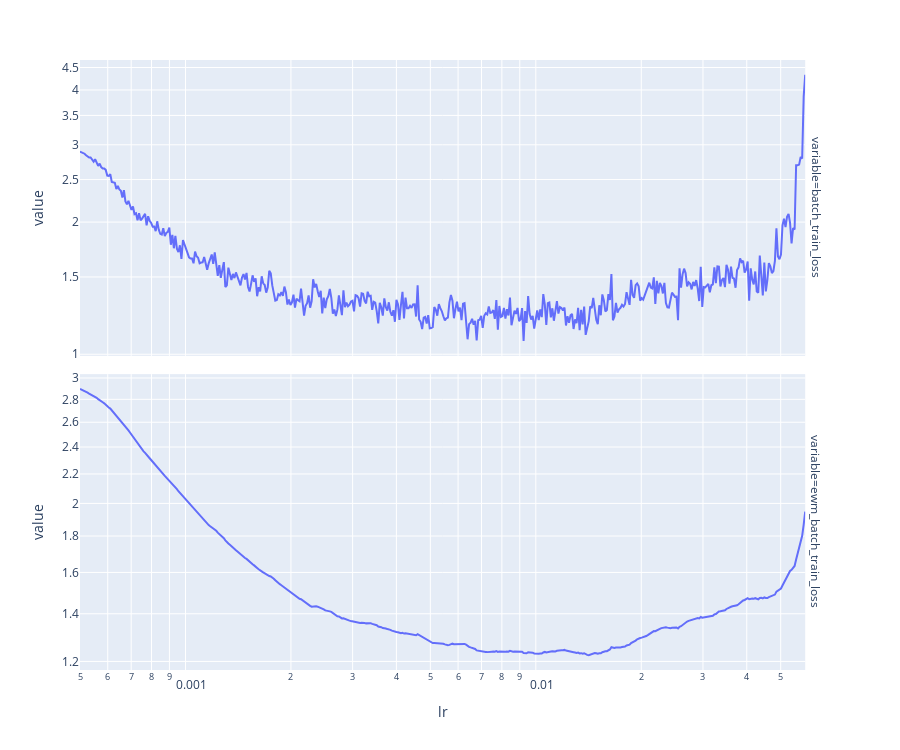

Source (notebook cell):
### Code cell
train_dataset = CMIDataset("full_dataset")
full_dataset_loader = DL(train_dataset, TRAIN_BATCH_SIZE, shuffle=True)
_, mock_training_metrics = mk_model_and_fit(
    full_dataset_loader,
    partial(torch.optim.lr_scheduler.ExponentialLR, gamma=MOCK_TRAINING_GAMMA),
    MOCK_TRAINING_EPOCHS,
    criterion= nn.CrossEntropyLoss(label_smoothing=0.1),
)
mock_training_metrics = post_process_mock_training_metrics(mock_training_metrics)
plt_lr_search_training_metrics(mock_training_metrics)
max_lr = mock_training_metrics["ewm_batch_train_loss"].idxmin()
print("Maximum learning rate:", max_lr)

### Figure 1 — Plotly figure (JSON) as saved in the notebook; plotly's stock layout.template omitted (floating-point values rounded to 4 significant figures; data arrays with more than 128 entries replaced by an {"elided": "..."} marker saying what was removed)
{"data": [{"hovertemplate": "variable=batch_train_loss<br>lr=%{x}<br>value=%{y}<extra></extra>", "legendgroup": "", "line": {"color": "#636efa", "dash": "solid"}, "marker": {"symbol": "circle"}, "mode": "lines", "name": "", "orientation": "v", "showlegend": false, "type": "scatter", "x": {"elided": "480 float values"}, "xaxis": "x2", "y": {"elided": "480 float values"}, "yaxis": "y2"}, {"hovertemplate": "variable=ewm_batch_train_loss<br>lr=%{x}<br>value=%{y}<extra></extra>", "legendgroup": "", "line": {"color": "#636efa", "dash": "solid"}, "marker": {"symbol": "circle"}, "mode": "lines", "name": "", "orientation": "v", "showlegend": false, "type": "scatter", "x": {"elided": "480 float values"}, "xaxis": "x", "y": {"elided": "480 float values"}, "yaxis": "y"}], "layout": {"annotations": [{"font": {}, "showarrow": false, "text": "variable=ewm_batch_train_loss", "textangle": 90, "x": 0.98, "xanchor": "left", "xref": "paper", "y": 0.2425, "yanchor": "middle", "yref": "paper"}, {"font": {}, "showarrow": false, "text": "variable=batch_train_loss", "textangle": 90, "x": 0.98, "xanchor": "left", "xref": "paper", "y": 0.7575, "yanchor": "middle", "yref": "paper"}], "height": 750, "legend": {"tracegroupgap": 0}, "margin": {"t": 60}, "xaxis": {"anchor": "y", "domain": [0, 0.98], "title": {"text": "lr"}, "type": "log"}, "xaxis2": {"anchor": "y2", "domain": [0, 0.98], "matches": "x", "showticklabels": false, "type": "log"}, "yaxis": {"anchor": "x", "domain": [0, 0.485], "title": {"text": "value"}, "type": "log"}, "yaxis2": {"anchor": "x2", "domain": [0.515, 1], "title": {"text": "value"}, "type": "log"}}}
